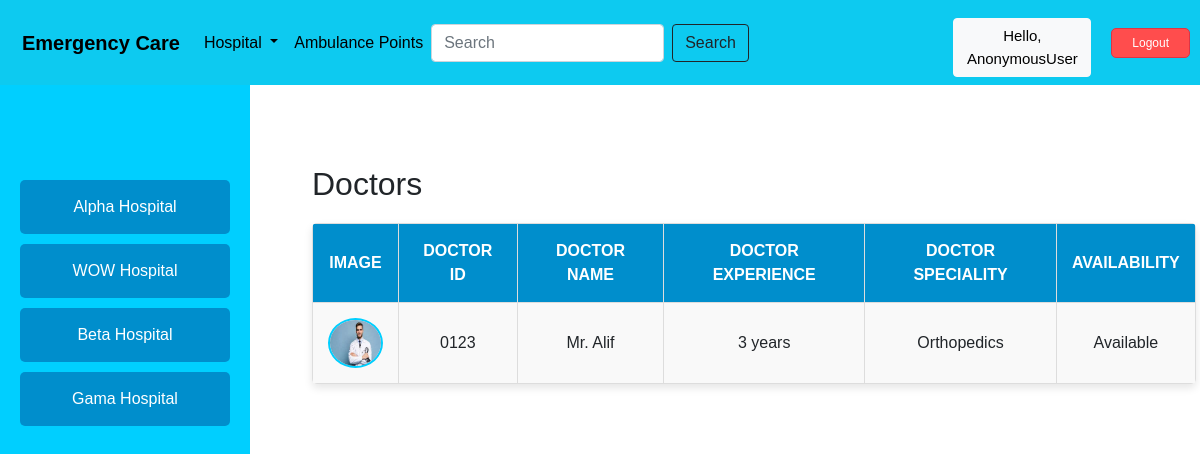
The app's page /DoctorList/ with its own data.
### emergencycare/models.py (models this page shows, shortened)
class DoctorList(models.Model):
    H_Name = models.ForeignKey(Hospital, on_delete=models.CASCADE, blank=True, null=True)
    D_ID = models.CharField(max_length=200, blank=True, null=True)
    D_Name = models.CharField(max_length=200, blank=True, null=True)
    D_Experience = models.CharField(max_length=200, blank=True, null=True)
    D_Speciality = models.CharField(max_length=200, blank=True, null=True)
    status_availabilty = (
       ('Available','Available'),
        ('Not Available', 'Not Available'),
    )
    Availability = models.CharField(max_length=100, choices=status_availabilty,blank=True,null=True)
    image = models.ImageField(upload_to='images/', blank=True, null=True, default='images/default.jpg')

class Hospital(models.Model):
    H_ID = models.CharField(max_length=200)
    H_name = models.CharField(max_length=200)
    Area_name = models.ForeignKey(Location, on_delete=models.CASCADE)
    image = models.ImageField(upload_to='images/',blank=True, null=True, default='images/default.jpg')
    def __str__(self):
        return self.H_name

### emergencycare/views.py (the view)
# urls.py: path('DoctorList/',e_views.doctorlist,name='DoctorList'),
def doctorlist(request):
    doctorlist = DoctorList.objects.all()
    context = {
        'doctorlist': doctorlist,
    }
    return render(request, 'DoctorList.html', context=context)

### templates/DoctorList.html (shortened to what this page needs)
{% extends 'Home.html' %}
{% block content %}
{% load static %}
<div class="container">
    <div class="sidebar">
        <ul>
            {% for hospital in doctorlist %}
            <li onclick="filterDoctors('{{ hospital.H_Name }}')">{{ hospital.H_Name }}</li>
            {% endfor %}
        </ul>
    </div>
    <div class="content">
        <h2>Doctors</h2>
        <table>
            <thead>
                <tr>
                    <th>Image</th>
                    <th>Doctor ID</th>
                    <th>Doctor Name</th>
                    <th>Doctor Experience</th>
                    <th>Doctor Speciality</th>
                    <th>Availability</th>
                </tr>
            </thead>
            <tbody id="doctorList">
                {% for d in doctorlist %}
                <tr data-hospital="{{ d.H_Name }}">
                    <td><img src="{{ d.image.url }}"></td>
                    <td>{{ d.D_ID }}</td>
                    <td>{{ d.D_Name }}</td>
                    <td>{{ d.D_Experience }}</td>
                    <td>{{ d.D_Speciality }}</td>
                    <td>{{ d.Availability }}</td>
                </tr>
                {% endfor %}
            </tbody>
        </table>
    </div>
</div>
{% endblock %}

### templates/DoctorList.html (style rules this page uses)
body { margin: 0; padding: 0; font-family: Arial, sans-serif; height: 100vh; overflow-x: hidden; display: flex; flex-direction: column; }
.sidebar { width: 250px; background-color: #00cfff; color: white; padding: 20px; position: fixed; top: 60px; left: 0; box-sizing: border-box; bottom: 0; overflow-y: auto; z-index: 5; }
.sidebar ul { list-style: none; padding: 100px 0 0 0; margin: 0; }
.sidebar li { padding: 15px; cursor: pointer; margin-bottom: 10px; background-color: #008ecc; border-radius: 5px; text-align: center; font-size: 1rem; }
.content { margin-left: 250px; padding: 20px; margin-top: 60px; width: calc(100% - 250px); box-sizing: border-box; }
table { width: 107%; border-collapse: collapse; margin-top: 20px; box-shadow: 0 4px 8px rgba(0, 0, 0, 0.1); overflow: hidden; border-radius: 5px; }
th, td { padding: 15px; border: 1px solid #ddd; text-align: center; }
th { background-color: #008ecc; color: white; text-transform: uppercase; font-weight: bold; }
tr:nth-child(odd) { background-color: #f9f9f9; }
td img { border-radius: 70%; border: 2px solid #00cfff; height: 50px; width: 55px; }
html, body { width: 100%; overflow-x: hidden; }
@media (min-width: 768px) { .content { margin-left: 250px; } }
@media (min-width: 768px) { .sidebar { position: fixed; top: 60px; left: 0; height: calc(100vh - 60px); } }

### records on screen
DoctorList: H_Name "Alpha Hospital", image (picture), D_ID "0123", D_Name "Mr. Alif", D_Experience "3 years", D_Speciality "Orthopedics", Availability "Available"
DoctorList: H_Name "WOW Hospital"
DoctorList: H_Name "Beta Hospital"
DoctorList: H_Name "Gama Hospital"

### other values on screen
{{ request.user }} "AnonymousUser"
